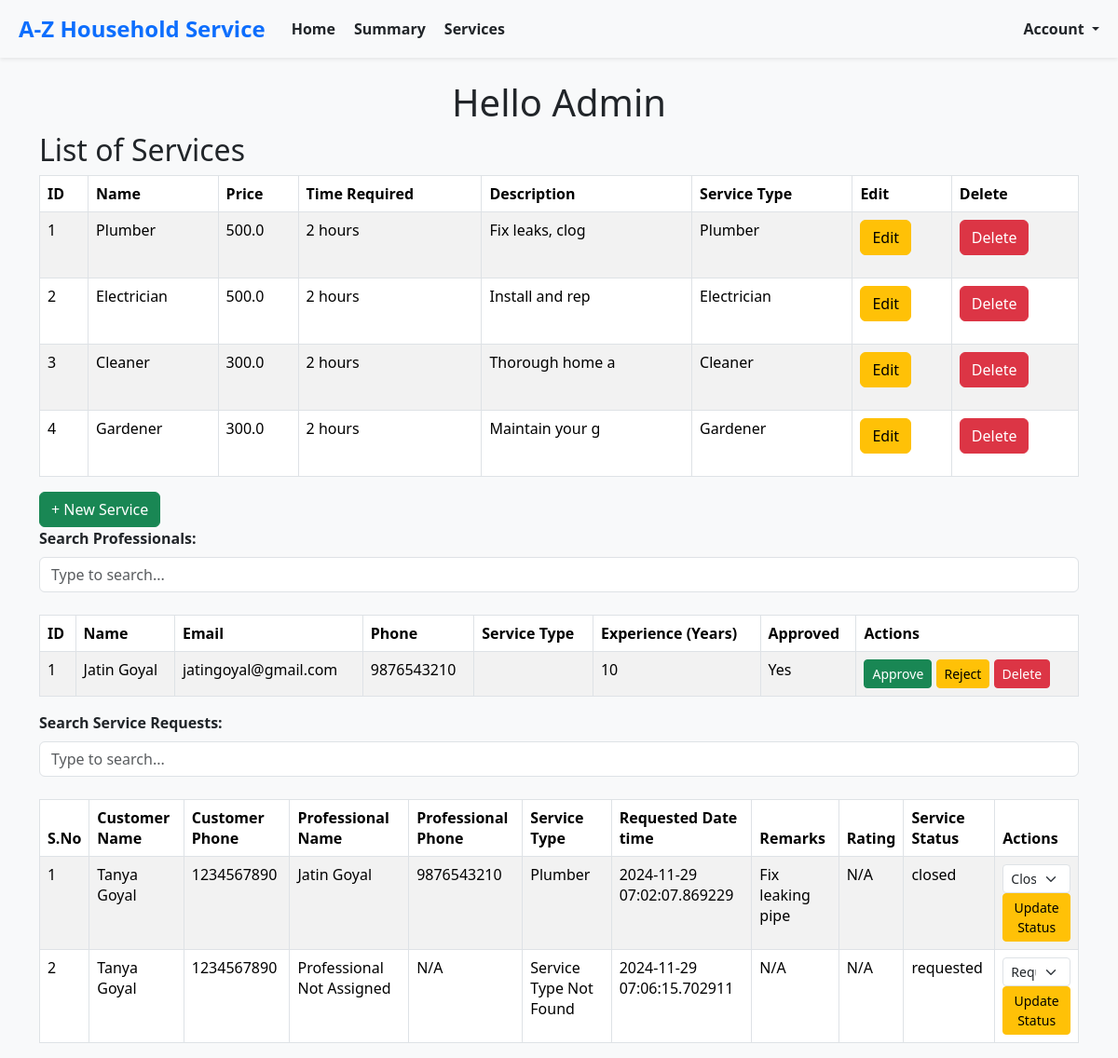
The page /admin/home on the database as committed earlier.
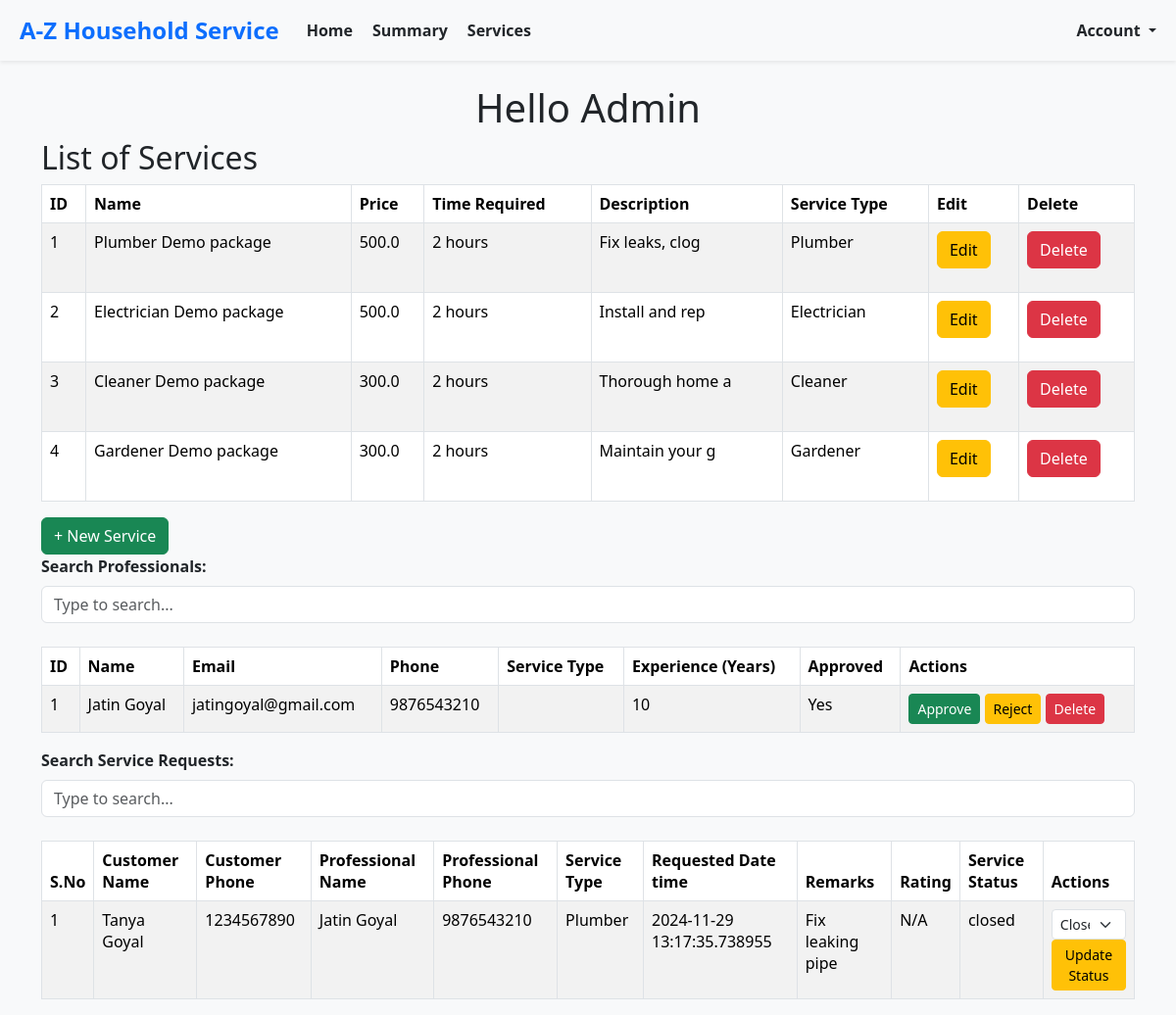
The same page on the database as committed later.
### models.py (models this page shows, shortened)
class BaseModel(db.Model):
    __abstract__ = True  # This makes it an abstract class, not a table in the database
    id = db.Column(db.Integer, primary_key=True)
    created_at = db.Column(db.DateTime, default=datetime.utcnow, nullable=False)  # Ensure it's not nullable
    modified_at = db.Column(db.DateTime, default=datetime.utcnow, onupdate=datetime.utcnow, nullable=False)  # Ensure it's not nullable

class Service(BaseModel):
    __tablename__ = 'service'
    name = db.Column(db.String(150), nullable=False)
    base_price = db.Column(db.Float, nullable=True)  # Made nullable
    time_required = db.Column(db.String(50), nullable=True)  # Made nullable
    description = db.Column(db.Text, nullable=True)  # Made nullable
    professional_id = db.Column(db.Integer, db.ForeignKey('service_professional.id'), nullable=True)
    service_type_id= db.Column(db.Integer, nullable=True)  # Made nullable
    professional = db.relationship('ServiceProfessional', backref='services', lazy=True)

class Customer(BaseModel):
    __tablename__ = 'customer'
    username = db.Column(db.String(150), unique=True, nullable=False)
    password_hash = db.Column(db.String(200), nullable=False)
    name = db.Column(db.String(150), nullable=True)  # Made nullable
    email = db.Column(db.String(150), unique=True, nullable=False)
    phone = db.Column(db.String(20), unique=True, nullable=False)
    address = db.Column(db.String(300), nullable=True)  # Made nullable
    pincode = db.Column(db.String(300), nullable=True)  # Made nullable

class ServiceProfessional(BaseModel):
    __tablename__ = 'service_professional'
    username = db.Column(db.String(150), unique=True, nullable=False)
    password_hash = db.Column(db.String(200), nullable=False)
    name = db.Column(db.String(150), nullable=True)  # Made nullable
    email = db.Column(db.String(150), unique=True, nullable=True)  # Made nullable
    phone = db.Column(db.String(20), unique=True, nullable=True)  # Made nullable
    experience = db.Column(db.Integer, nullable=True)  # Made nullable
    description = db.Column(db.Text, nullable=True)  # Made nullable
    approved = db.Column(db.Boolean, default=False, nullable=True)  # Made nullable

class ServiceRequest(BaseModel):
    __tablename__ = 'service_request'
    service_id = db.Column(db.Integer, db.ForeignKey('service.id'), nullable=True)  # Made nullable
    service_name = db.Column(db.String(50), nullable=False)  # Made nullable
    customer_id = db.Column(db.Integer, db.ForeignKey('customer.id'), nullable=False)
    professional_id = db.Column(db.Integer, db.ForeignKey('service_professional.id'), nullable=True)
    date_of_request = db.Column(db.DateTime, default=datetime.utcnow, nullable=True)  # Made nullable
    date_of_completion = db.Column(db.DateTime, nullable=True)  # Made nullable
    service_status = db.Column(db.String(50), default="requested", nullable=True)  # Made nullable
    service_type_id= db.Column(db.Integer, nullable=False)
    remarks = db.Column(db.Text, nullable=True)  # Made nullable
    rejected_by_professional_id= db.Column(db.Integer, nullable=True)  # Made nullable
    rating = db.Column(db.Text, nullable=True)  # Made nullable
    payment = db.relationship('Payment', backref='service_request', lazy=True)

### routes.py (the view)
@app.route('/admin/home')
def admin_home():
    professionals = ServiceProfessional.query.all()
    services = Service.query.all()
    service_requests = ServiceRequest.query.all()
    enriched_service_requests = enrich_service_requests(service_requests, None, create_id_mappings())
    services_new= enrich_services(services)
    return render_template(
        'admin/home.html',
        professionals=professionals,
        services=services_new,
        service_requests=enriched_service_requests,
        service_types=ServiceType.list_all(),
    )

### enums.py (called while the page is built)
    @classmethod
    def get_by_id(cls, id):
        for service_type in cls:
            if service_type.id == id:
                return service_type
        return None

    @classmethod
    def list_all(cls):
        return list(cls)

### routes.py (called while the page is built)
def create_id_mappings():
    service_type_mapping = {st.id: st for st in ServiceType}
    customer_mapping = {c.id: c for c in Customer.query.all()}
    professional_mapping = {p.id: p for p in ServiceProfessional.query.all()}
    return {
        'service_type_mapping': service_type_mapping,
        'customer_mapping': customer_mapping,
        'professional_mapping': professional_mapping
    }

### templates/admin/home.html (shortened to what this page needs)
{% extends 'layout.html' %}
{% block content %}
    <div class="container">
        <h1 class="text-center">Hello Admin</h1>
        {% include 'admin_services_list.html' %}
    {% include 'admin_professionals.html' %}
            {% include 'admin_service_requests.html' %}
    </div>
    {% endblock %}

### templates/admin_services_list.html (shortened to what this page needs)
<h2>List of Services</h2>
<div class="table-responsive">
    <table class="table table-bordered table-striped">
        <thead>
            <tr>
                <th>ID</th>
                <th>Name</th>
                <th>Price</th>
                <th>Time Required</th>
                <th>Description</th>
                <th>Service Type</th>
                <th>Edit</th>
                <th>Delete</th>
            </tr>
        </thead>
        <tbody>
            {% for service in services %}
                <tr>
                    <td>{{ service.id }}</td>
                    <td>{{ service.name }}</td>
                    <td>{{ service.base_price }}</td>
                    <td>{{ service.time_required }}</td>
                    <td>
                        <span
                            data-bs-toggle="tooltip"
                            title="{{ service.description if service.description|length <= 15 else service.description[:15] ~ '...'}}">
                            {{ service.description[:15] if service.description|length > 15 else service.description }}
                        </span>
                    </td>
                    <td>{{ service.service_type_name if service.service_type_name else 'Service Type Not Found' }}</td>
                    <td>
                        <button type="button" class="btn btn-warning" data-bs-toggle="modal" data-bs-target="#newServiceModal"
                                data-service-id="{{ service.id }}"
                                data-service-name="{{ service.name }}"
                                data-service-description="{{ service.description }}"
                                data-service-base-price="{{ service.base_price }}"
                                data-service-time-required="{{ service.time_required }}"
                                data-service-type-id="{{ service.service_type_id }}">
                            Edit
                        </button>
                    </td>
                    <td>
                        <form method="post" action="delete_service/{{ service.id }}" onsubmit="return confirm('Are you sure you want to delete this service?');">
                            <button type="submit" class="btn btn-danger">Delete</button>
                        </form>
                    </td>
                </tr>
            {% endfor %}
        </tbody>
    </table>
    <button type="button" class="btn btn-success pull-right" data-bs-toggle="modal" data-bs-target="#newServiceModal">
        + New Service
    </button>
</div>

### templates/admin_professionals.html (shortened to what this page needs)
<div class="mb-4">
    <label for="searchInputProfessionals" class="form-label"><strong>Search Professionals:</strong></label>
    <input type="text" id="searchInputProfessionals" class="form-control" placeholder="Type to search...">
</div>
<div class="table-responsive">
    <table class="table table-bordered table-striped" id="professionalsTable">
        <thead>
            <tr>
                <th>ID</th>
                <th>Name</th>
                <th>Email</th>
                <th>Phone</th>
                <th>Service Type</th>
                <th>Experience (Years)</th>
                <th>Approved</th>
                <th>Actions</th>
            </tr>
        </thead>
        <tbody>
            {% for professional in professionals %}
                <tr>
                    <td>{{ professional.id }}</td>
                    <td>{{ professional.name }}</td>
                    <td>{{ professional.email }}</td>
                    <td>{{ professional.phone }}</td>
                    <td>{{ professional.service_type }}</td>
                    <td>{{ professional.experience }}</td>
                    <td>{{ 'Yes' if professional.approved else 'No' }}</td>
                    <td>
                        <form method="post" action="/professionals/action" style="display:inline;">
                            <button class="btn btn-success btn-sm" type="submit">Approve</button>
                        </form>
                        <form method="post" action="/professionals/action" style="display:inline;">
                            <button class="btn btn-warning btn-sm" type="submit">Reject</button>
                        </form>
                        <form method="post" action="/professionals/action" style="display:inline;">
                            <button class="btn btn-danger btn-sm" type="submit">Delete</button>
                        </form>
                    </td>
                </tr>
            {% endfor %}
        </tbody>
    </table>
</div>

### templates/admin_service_requests.html (shortened to what this page needs)
<div class="mb-4">
    <label for="searchInputRequests" class="form-label"><strong>Search Service Requests:</strong></label>
    <input type="text" id="searchInputRequests" class="form-control" placeholder="Type to search...">
</div>
<div class="table-responsive">
    <table class="table table-bordered table-striped" id="serviceRequestsTable">
        <thead>
            <tr>
                <th>S.No</th>
                <th>Customer Name</th>
                <th>Customer Phone</th>
                <th>Professional Name</th>
                <th>Professional Phone</th>
                <th>Service Type</th>
                <th>Requested Date time</th>
                <th>Remarks</th>
                <th>Rating</th>
                <th>Service Status</th>
                <th>Actions</th>
            </tr>
        </thead>
        <tbody>
            {% for request in service_requests %}
                <tr>
                    <td>{{ loop.index }}</td>
                    <td>{{ request.customer_name }}</td>
                    <td>{{ request.customer_phone }}</td>
                    <td>{{ request.professional_name }}</td>
                    <td>{{ request.professional_phone }}</td>
                    <td>{{ request.service_type_name }}</td>
                    <td>{{ request.date_of_request }}</td>
                    <td>{{ request.remarks }}</td>
                    <td>{{ request.service_request_rating }}</td>
                    <td>{{ request.status }}</td>
                    <td>
                        <form method="post" action="/service_requests/update_status" style="display:inline;">
                            <select name="status" class="form-select form-select-sm">
                                <option value="requested" {% if request.status == 'requested' %}selected{% endif %}>Requested</option>
                                <option value="closed" {% if request.status == 'closed' %}selected{% endif %}>Closed</option>
                            </select>
                            <button class="btn btn-warning btn-sm" type="submit">Update Status</button>
                        </form>
                    </td>
                </tr>
            {% endfor %}
        </tbody>
    </table>
</div>

Rows that differ between the two databases and show on the page:
removed ServiceRequest: date_of_request "2024-11-29 07:06:15.702911", status "requested", status "Requested"
changed Service: name "Plumber" → "Plumber Demo package"
changed Service: name "Electrician" → "Electrician Demo package"
changed Service: name "Cleaner" → "Cleaner Demo package"
changed Service: name "Gardener" → "Gardener Demo package"
Other text that changed with them:
new list line: "1 Plumber N/A Update Status"
new list line: "Tanya Goyal 1234567890"
new list line: "Jatin Goyal 9876543210"
new list line: "2024-11-29 13:17:35.738955 Fix leaking pipe closed Closed"
list line gone: "1 Plumber N/A Update Status"
list line gone: "Tanya Goyal 1234567890"
list line gone: "Jatin Goyal 9876543210"
list line gone: "2024-11-29 07:02:07.869229 Fix leaking pipe closed Closed"
list line gone: "2 Professional Not Assigned N/A Service Type Not Found N/A N/A Update Status"
